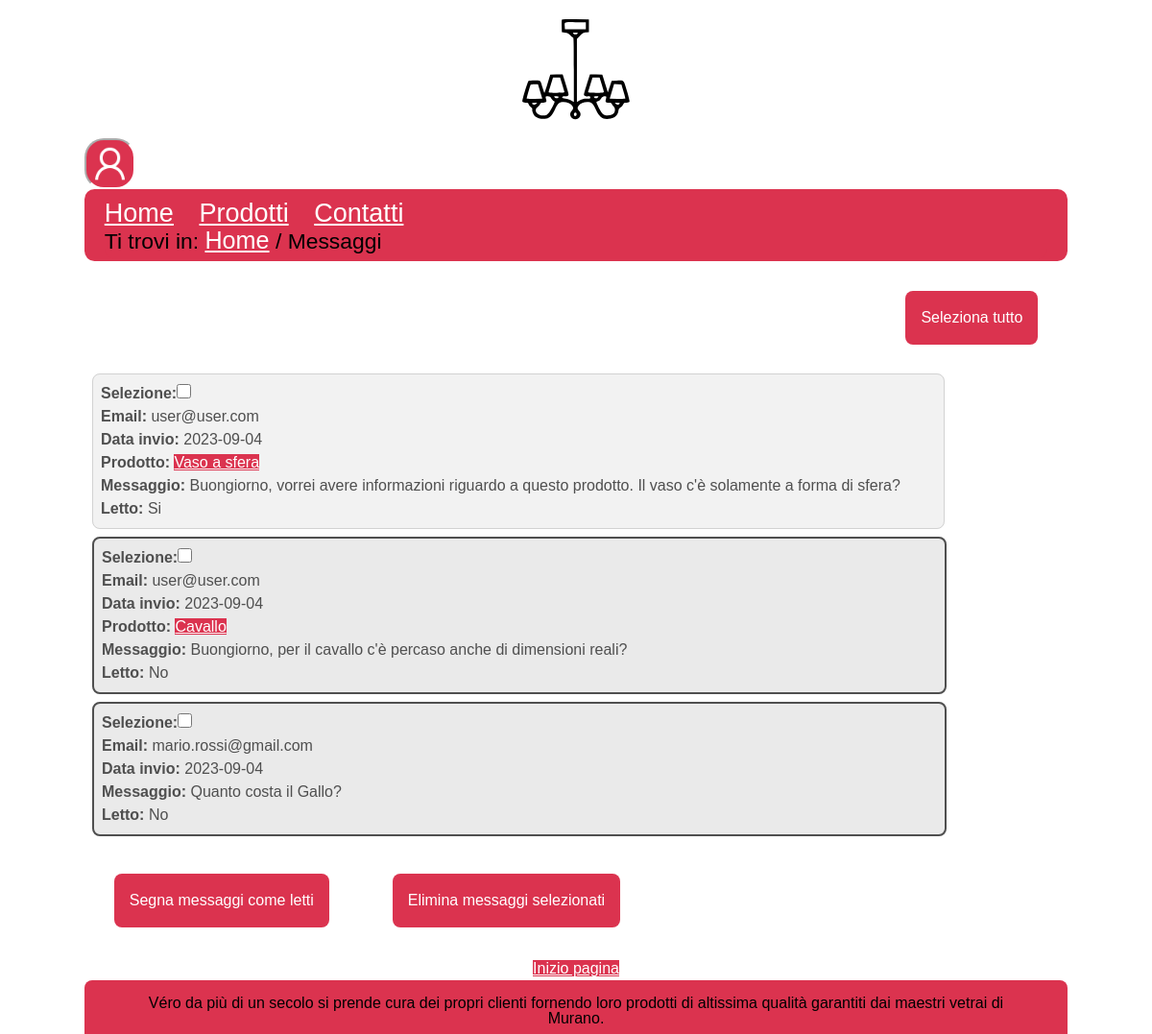
Screenshot of /messaggi.php (signed in) with the database file from the repository.
### tables this page shows
CREATE TABLE IF NOT EXISTS `messaggi` (
  `id_messaggio` int(100) NOT NULL AUTO_INCREMENT,
  `msg` text NOT NULL,
  `data` date NOT NULL DEFAULT current_timestamp(),
  `id_prodotto` int(100) DEFAULT NULL,
  `id_categoria` int(100) DEFAULT NULL,
  `email` varchar(50) NOT NULL,
  `letto` tinyint(1) NOT NULL DEFAULT 0,
  PRIMARY KEY (`id_messaggio`,`email`),
  KEY `id_prodotto` (`id_prodotto`,`id_categoria`)
);

CREATE TABLE IF NOT EXISTS `prodotti` (
  `id_prodotto` int(100) NOT NULL AUTO_INCREMENT,
  `id_categoria` int(100) NOT NULL,
  `Nome` varchar(100) NOT NULL,
  `Descrizione` varchar(500) NOT NULL,
  PRIMARY KEY (`id_prodotto`,`id_categoria`),
  KEY `prodotti` (`id_categoria`)
);

### PHP/connessione2.php (called while the page is built, shortened)
<?php
class DBAccess
{
    private static function startConnection()
    {
        try {
            return new mysqli(DBAccess::HOST_DB, DBAccess::USERNAME, DBAccess::PASSWORD, DBAccess::DATABASE_NAME);
        } catch (Exception $e) {
            http_response_code(500);
            if(isset($_SESSION["ruolo"])) {
                if($_SESSION["ruolo"] == "user") {
                    echo file_get_contents(dirname(__FILE__) . "/../HTML/500Utente.html");
                } elseif($_SESSION["ruolo"] == "admin") {
                    echo file_get_contents(dirname(__FILE__) . "/../HTML/500Amministratore.html");
                }
            } else {
                echo file_get_contents(dirname(__FILE__) . "/../HTML/500Semplice.html");
            }
            die();
        }
    }
    public static function dbQuery($query, ...$parametri)
    {
        $connection = self::startConnection();
        $stmt = $connection->prepare($query);
        $stmt->execute();
        $queryResult = $stmt->get_result();
        $select = false;
        if (strpos($query, "SELECT") === 0) {
            $select = true;
        }
        if ($select) {
            $result = array();
            while ($row = mysqli_fetch_assoc($queryResult)) {
                array_push($result, $row);
            }
            if (empty($result)) {
                return null;
            } else {
                return $result;
            }
        } else {
            $connection->close();
            return true;
        }
    }
}
?>

### messaggi.php (the view, shortened to what this page needs)
<?php
require_once "PHP/class.php";
$target = "Elementi_Messaggi";
$ElencoMsg = "";
if (isset($_SESSION["username"]) && $_SESSION["ruolo"] == "admin") {
    $paginaHTML = Access::getHeader("Messaggi", "Messaggi inviati da utenti registrati e non", "messaggi, informazioni", $_SESSION["ruolo"], null, null, null, null, true);
    $paginaHTML .= file_get_contents("HTML/messaggi.html");
    $result = Access::getMessages();
    if (empty($result))
        $ElencoMsg = "<div><h3 class='error-message'>Non sono presenti messaggi da parte di utenti</h3></div>";
    else {
        for ($i = 0; $i < count($result); $i++) {
            $ElencoMsg .= '<fieldset class="msggg ';
            if ($result[$i]["letto"] == 1)
                $ElencoMsg .= "msg_letto";
            else
                $ElencoMsg .= "msg_non_letto";
            $ElencoMsg .= '"><p class="inline"><label for="form-'.$result[$i]["id_messaggio"].'" >Selezione:</label><input type="checkbox" id="form-'.$result[$i]["id_messaggio"].'" name="form_msg[]" value="'
                . $result[$i]["id_messaggio"] . '"/></p>'
                . "<p class=\"inline\"> <span class='email'>Email: </span>" . $result[$i]["email"] . "</p>"
                . "<p class=\"inline\"> <span class='data'>Data invio: </span>" . $result[$i]["data"] . "</p>";
            if (!is_null($result[$i]["id_prodotto"]))
                $ElencoMsg .= "<p class=\"inline\"><span class='product'> Prodotto: </span><a href=\"prodotto.php?prod=" . $result[$i]['id_prodotto'] . "\">" . $result[$i]['Nome'] . "</a></p>";
            $ElencoMsg .= "<p class=\"inline\"> <span class='messaggio'>Messaggio: </span>" . $result[$i]["msg"] . "</p>";
            if ($result[$i]["letto"] == 1)
                $ElencoMsg .= "<p class=\"inline\"> <span class='letto'>Letto: </span>Si</p></fieldset>";
            else
                $ElencoMsg .= "<p class=\"inline\"> <span class='letto'>Letto: </span>No</p></fieldset>";
        }
    }
    $paginaHTML = str_replace($target, $ElencoMsg, $paginaHTML);
    echo $paginaHTML;
} else
    header("Location: index.php");
?>

### CSS/print.css (style rules this page uses)
* { padding: 0em; margin: 0em; }
:root { --visitedcolor: #000000; --linkcolor: #FFFFFF; --bgfuncolor: #DB334F; --bgcolor: #FFFFFF; --txtcolor: #000000; --shadowcolor: #d2d2d2; }
html, body { font-size: 100%; font-family: "Verdana", sans-serif; line-height: 1.5em; background-color: var(--bgcolor); color: var(--txtcolor); margin: auto; }
body { max-width: 1024px; }
h1 { text-align: center; }
#nomemenu h1 { text-indent: 0em; line-height: 1.5em; font-size: 6em; }
.hambuttonoff { display: none; }
#box { background-color: var(--bgfuncolor); padding: 0em 0em 0em 0em; border-radius: 0em 0em 0em 0em; font-size: 1.3em; }
#menu { text-align: center; display: none; }
#menu ul { list-style-type: none; display: inline-block; text-align: left; display: none; }
#menu ul li { margin-top: 1em; text-align: center; display: none; }
a { background-color: var(--bgfuncolor); }
a:link { color: var(--linkcolor); }
#box a { background-color: var(--bgfuncolor); font-size: 1.3em; }
#box a:link { color: var(--linkcolor); font-size: 1.3em; }
#breadcrumb { background-color: var(--bgfuncolor); padding: 0em 0em 0.0em 0em; border-radius: 0em 0em 0em 0em; font-size: 1.1em; }
#iniziopagina { display: none; }
#footer { font-size: 0.8em; background-color: var(--bgfuncolor); padding: 0.5em 1em 0.5em 1em; border-radius: 0.5em 0.5em 0em 0em; }
.invio { font-size: 103%; color: white; background-color: var(--bgfuncolor); border-color: var(--bgfuncolor); color: #fff; padding: 5px 10px; margin: 5px; border: none; border-radius: 4px; cursor: pointer; }
.inline .data,.inline .email,.inline .product,.inline .letto,.inline .messaggio { font-weight: bold; }
.msggg { width: 85%; border-radius: 0.5em; padding: 0.5em; margin-top: 0.5em; margin-bottom: 0.5em; box-shadow: 0em 0em 0.3em 0em var(--shadowcolor); margin-left: auto; margin-right: auto; cursor: pointer; word-break: break-all; }
.msg_non_letto { background-color: #eaeaea; color: #4f4f4f; border: 2px solid #4f4f4f; }
.msg_letto { background-color: #f2f2f2; color: #4f4f4f; border: 1px solid #d2d2d2; }
fieldset { border: 0; }
.right { float:right; }

### rows the page displays
messaggi: email "user@user.com", data "2023-09-04", prodotti.Nome "Vaso a sfera", msg "Buongiorno, vorrei avere informazioni riguardo a questo prodotto. Il vaso c'è solamente a forma di sfera?", shows "Letto:", letto "Si"
messaggi: email "user@user.com", data "2023-09-04", prodotti.Nome "Cavallo", msg "Buongiorno, per il cavallo c'è percaso anche di dimensioni reali?", shows "Letto:", letto "No"
messaggi: email "mario.rossi@gmail.com", data "2023-09-04", msg "Quanto costa il Gallo?", shows "Letto:", letto "No"

### other values shown
$title "Messaggi"
